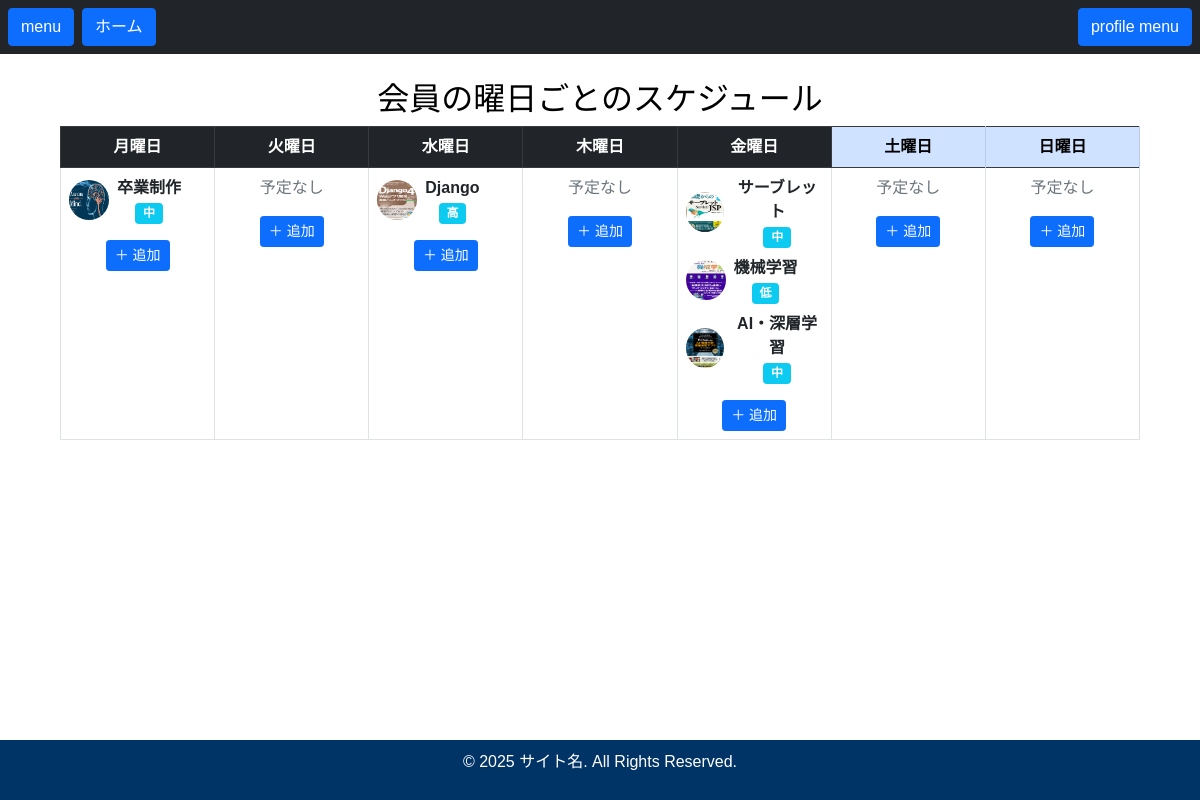
/member/user-schedule-list/ (signed in), run on the app's committed database.
### main/models.py (models this page shows, shortened)
class UserSchedule(models.Model):
    member = models.ForeignKey(Member, on_delete=models.CASCADE)  # 会員情報（ユーザー）
    schedule = models.ForeignKey(Event, on_delete=models.CASCADE)  # 予定（スケジュール）
    day_of_week = models.PositiveIntegerField()  # 曜日を数値で表現（0=月曜日, 1=火曜日, ..., 6=日曜日）
    is_completed = models.BooleanField(default=False)  # 実際にその予定が完了したかどうか
    class Meta:
        verbose_name_plural = "曜日毎のスケジュール"
        unique_together = ('member', 'schedule', 'day_of_week')  # 同一ユーザーの同じ曜日に同じ予定は1回だけ
    def get_day_of_week_display(self):
        days_map = {1: '月', 2: '火', 3: '水', 4: '木', 5: '金', 6: '土', 7: '日'}
        return days_map.get(self.day_of_week, '不明')

class Event(models.Model):
    title = models.CharField(max_length=255, help_text="予定のタイトルを入力")
    image = models.ImageField(upload_to="Schedule/images/", verbose_name="イメージ画像", blank=True, null=True)
    description = models.TextField(blank=True, null=True, help_text="予定の詳細を入力（任意）")
    category = models.ForeignKey(Category, on_delete=models.CASCADE, related_name='schedules', help_text="カテゴリを選択")
    importance = models.ForeignKey(Importance, on_delete=models.CASCADE, related_name='schedules', help_text="重要度を選択")
    is_completed = models.BooleanField(default=False, help_text="予定が完了したかどうか（デフォルトは未完了）")
    created_at = models.DateTimeField(auto_now_add=True, help_text="予定が作成された日時（自動設定）")
    updated_at = models.DateTimeField(auto_now=True, help_text="予定が更新された日時（自動設定）")
    class Meta:
        verbose_name_plural = "イベント"

class Importance(models.Model):
    level = models.CharField(max_length=20, unique=True, help_text="重要度レベル")
    class Meta:
        verbose_name_plural = "重要度"
    def __str__(self):
        return self.level

### member/views.py (the view)
# urls.py: path('user-schedule-list/', UserScheduleListView.as_view(), name='user_schedule_list'),
class UserScheduleListView(ListView):
    model = UserSchedule
    template_name = 'schedule/user_schedule_list.html'
    context_object_name = 'user_schedules'
    def get_queryset(self):
        return UserSchedule.objects.filter(member=self.request.user)
    def get_context_data(self, **kwargs):
        context = super().get_context_data(**kwargs)
        schedules_by_day = {
            "mon": [], "tue": [], "wed": [], "thu": [], "fri": [], "sat": [], "sun": [],
        }
        for user_schedule in context['user_schedules']:
            day_of_week = user_schedule.get_day_of_week_display()  # 数字から英数字に変換
            day_of_week = self.convert_day_to_english(day_of_week)  # 英語表記に変換
            if day_of_week in schedules_by_day:
                schedules_by_day[day_of_week].append(user_schedule)
        context['schedules_by_day'] = schedules_by_day
        return context
    def convert_day_to_english(self, day_of_week):
        day_map = {
            '月': 'mon',
            '火': 'tue',
            '水': 'wed',
            '木': 'thu',
            '金': 'fri',
            '土': 'sat',
            '日': 'sun',
        }
        return day_map.get(day_of_week, '')

### member/templates/schedule/user_schedule_list.html
{% extends 'base.html' %}
{% load static %}
{% block content %}
<h2 class="text-center">会員の曜日ごとのスケジュール</h2>
<div class="container">
    <table class="table table-bordered text-center" style="table-layout: fixed;">
        <thead class="table-dark">
            <tr>
                <th class="col">月曜日</th>
                <th class="col">火曜日</th>
                <th class="col">水曜日</th>
                <th class="col">木曜日</th>
                <th class="col">金曜日</th>
                <th class="col table-primary">土曜日</th>
                <th class="col table-primary">日曜日</th>
            </tr>
        </thead>
        <tbody>
            <tr>
                {% for day, schedules in schedules_by_day.items %}
                <td>
                    <ul class="list-unstyled">
                        {% for schedule in schedules %}
                        <li class="mb-2">
                            <div class="d-flex align-items-center">
                                <img src="{{ schedule.schedule.image.url }}" alt="{{ schedule.schedule.title }}" class="rounded-circle me-2" style="width: 40px; height: 40px;">
                                <div>
                                    <strong>{{ schedule.schedule.title }}</strong>
                                    <br>
                                    <span class="badge bg-info">{{ schedule.schedule.importance }}</span>
                                </div>
                            </div>
                        </li>
                        {% empty %}
                        <li class="text-muted">予定なし</li>
                        {% endfor %}
                    </ul>
                    <a href="{% url 'member:user_schedule_add' day=day %}" class="btn btn-sm btn-primary">＋ 追加</a>
                </td>
                {% endfor %}
            </tr>
        </tbody>
    </table>
</div>
{% endblock %}

### static/css/myStyles.css (style rules this page uses)
body { font-family: Arial, sans-serif; background-color: white; color: black; }
body { display: flex; flex-direction: column; min-height: 100vh; }

### data on the page
UserSchedule: schedule.image (picture), schedule "卒業制作", schedule.importance "中"
UserSchedule: schedule.image (picture), schedule "Django", schedule.importance "高"
UserSchedule: schedule.image (picture), schedule "サーブレット", schedule.importance "中"
UserSchedule: schedule.image (picture), schedule "機械学習", schedule.importance "低"
UserSchedule: schedule.image (picture), schedule "AI・深層学習", schedule.importance "中"
